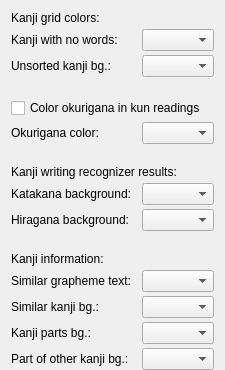
            <widget class="QWidget" name="kanjiColorsPage">
             <layout class="QFormLayout" name="formLayout_15">
              <property name="horizontalSpacing">
               <number>10</number>
              </property>
              <property name="verticalSpacing">
               <number>4</number>
              </property>
              <property name="bottomMargin">
               <number>0</number>
              </property>
              <item row="0" column="0" colspan="2">
               <widget class="QLabel" name="label_119">
                <property name="text">
                 <string>Kanji grid colors:</string>
                </property>
               </widget>
              </item>
              <item row="1" column="0">
               <widget class="QLabel" name="label_73">
                <property name="text">
                 <string>Kanji with no words:</string>
                </property>
               </widget>
              </item>
              <item row="1" column="1">
               <widget class="ZColorComboBox" name="colNoWordsCBox">
                <property name="sizePolicy">
                 <sizepolicy hsizetype="Fixed" vsizetype="Fixed">
                  <horstretch>0</horstretch>
                  <verstretch>0</verstretch>
                 </sizepolicy>
                </property>
               </widget>
              </item>
              <item row="2" column="0">
               <widget class="QLabel" name="label_74">
                <property name="text">
                 <string>Unsorted kanji bg.:</string>
                </property>
               </widget>
              </item>
              <item row="2" column="1">
               <widget class="ZColorComboBox" name="colUnsortedCBox">
                <property name="sizePolicy">
                 <sizepolicy hsizetype="Fixed" vsizetype="Fixed">
                  <horstretch>0</horstretch>
                  <verstretch>0</verstretch>
                 </sizepolicy>
                </property>
               </widget>
              </item>
              <item row="3" column="1">
               <spacer name="verticalSpacer_17">
                <property name="orientation">
                 <enum>Qt::Vertical</enum>
                </property>
                <property name="sizeType">
                 <enum>QSizePolicy::Fixed</enum>
                </property>
                <property name="sizeHint" stdset="0">
                 <size>
                  <width>20</width>
                  <height>13</height>
                 </size>
                </property>
               </spacer>
              </item>
              <item row="4" column="0" colspan="2">
               <widget class="QCheckBox" name="okuColorBox">
                <property name="sizePolicy">
                 <sizepolicy hsizetype="Fixed" vsizetype="Fixed">
                  <horstretch>0</horstretch>
                  <verstretch>0</verstretch>
                 </sizepolicy>
                </property>
                <property name="text">
                 <string>Color okurigana in kun readings</string>
                </property>
               </widget>
              </item>
              <item row="5" column="0">
               <widget class="QLabel" name="okuColorLabel">
                <property name="text">
                 <string>Okurigana color:</string>
                </property>
               </widget>
              </item>
              <item row="5" column="1">
               <widget class="ZColorComboBox" name="colOkuCBox">
                <property name="sizePolicy">
                 <sizepolicy hsizetype="Fixed" vsizetype="Fixed">
                  <horstretch>0</horstretch>
                  <verstretch>0</verstretch>
                 </sizepolicy>
                </property>
               </widget>
              </item>
              <item row="6" column="1">
               <spacer name="verticalSpacer_26">
                <property name="orientation">
                 <enum>Qt::Vertical</enum>
                </property>
                <property name="sizeType">
                 <enum>QSizePolicy::Fixed</enum>
                </property>
                <property name="sizeHint" stdset="0">
                 <size>
                  <width>20</width>
                  <height>13</height>
                 </size>
                </property>
               </spacer>
              </item>
              <item row="7" column="0" colspan="2">
               <widget class="QLabel" name="label_111">
                <property name="text">
                 <string>Kanji writing recognizer results:</string>
                </property>
               </widget>
              </item>
              <item row="8" column="0">
               <widget class="QLabel" name="label_85">
                <property name="text">
                 <string>Katakana background:</string>
                </property>
               </widget>
              </item>
              <item row="8" column="1">
               <widget class="ZColorComboBox" name="bgKataCBox">
                <property name="sizePolicy">
                 <sizepolicy hsizetype="Fixed" vsizetype="Fixed">
                  <horstretch>0</horstretch>
                  <verstretch>0</verstretch>
                 </sizepolicy>
                </property>
               </widget>
              </item>
              <item row="9" column="0">
               <widget class="QLabel" name="label_116">
                <property name="text">
                 <string>Hiragana background:</string>
                </property>
               </widget>
              </item>
              <item row="9" column="1">
               <widget class="ZColorComboBox" name="bgHiraCBox">
                <property name="sizePolicy">
                 <sizepolicy hsizetype="Fixed" vsizetype="Fixed">
                  <horstretch>0</horstretch>
                  <verstretch>0</verstretch>
                 </sizepolicy>
                </property>
               </widget>
              </item>
              <item row="10" column="1">
               <spacer name="verticalSpacer_28">
                <property name="orientation">
                 <enum>Qt::Vertical</enum>
                </property>
                <property name="sizeType">
                 <enum>QSizePolicy::Fixed</enum>
                </property>
                <property name="sizeHint" stdset="0">
                 <size>
                  <width>20</width>
                  <height>13</height>
                 </size>
                </property>
               </spacer>
              </item>
              <item row="11" column="0" colspan="2">
               <widget class="QLabel" name="label_124">
                <property name="text">
                 <string>Kanji information:</string>
                </property>
               </widget>
              </item>
              <item row="12" column="0">
               <widget class="QLabel" name="label_128">
                <property name="text">
                 <string>Similar grapheme text:</string>
                </property>
               </widget>
              </item>
              <item row="12" column="1">
               <widget class="ZColorComboBox" name="textSimilarCBox">
                <property name="sizePolicy">
                 <sizepolicy hsizetype="Fixed" vsizetype="Fixed">
                  <horstretch>0</horstretch>
                  <verstretch>0</verstretch>
                 </sizepolicy>
                </property>
               </widget>
              </item>
              <item row="13" column="0">
               <widget class="QLabel" name="label_125">
                <property name="text">
                 <string>Similar kanji bg.:</string>
                </property>
               </widget>
              </item>
              <item row="13" column="1">
               <widget class="ZColorComboBox" name="bgSimilarCBox">
                <property name="sizePolicy">
                 <sizepolicy hsizetype="Fixed" vsizetype="Fixed">
                  <horstretch>0</horstretch>
                  <verstretch>0</verstretch>
                 </sizepolicy>
                </property>
               </widget>
              </item>
              <item row="14" column="0">
               <widget class="QLabel" name="label_126">
                <property name="text">
                 <string>Kanji parts bg.:</string>
                </property>
               </widget>
              </item>
              <item row="14" column="1">
               <widget class="ZColorComboBox" name="bgPartsCBox">
                <property name="sizePolicy">
                 <sizepolicy hsizetype="Fixed" vsizetype="Fixed">
                  <horstretch>0</horstretch>
                  <verstretch>0</verstretch>
                 </sizepolicy>
                </property>
               </widget>
              </item>
              <item row="15" column="0">
               <widget class="QLabel" name="label_127">
                <property name="text">
                 <string>Part of other kanji bg.:</string>
                </property>
               </widget>
              </item>
              <item row="15" column="1">
               <widget class="ZColorComboBox" name="bgPartOfCBox">
                <property name="sizePolicy">
                 <sizepolicy hsizetype="Fixed" vsizetype="Fixed">
                  <horstretch>0</horstretch>
                  <verstretch>0</verstretch>
                 </sizepolicy>
                </property>
               </widget>
              </item>
             </layout>
            </widget>
